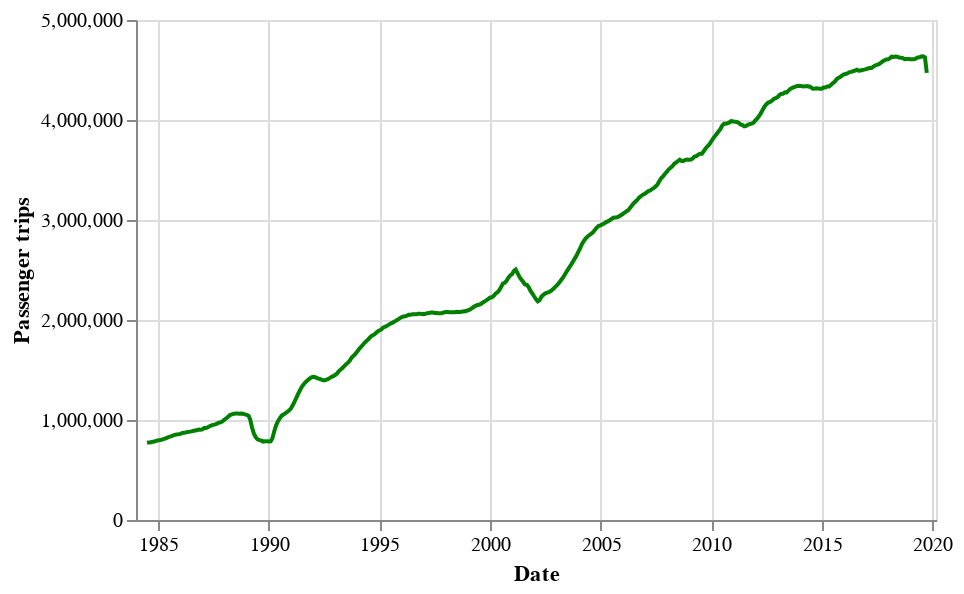

Source (notebook cell):
### Code cell
(alt.Chart(df)
    .mark_line(color = 'green')
    .encode(
        x = alt.X(
            'YearMonth:T',
            title = "Date"),
        y = alt.Y(
            'Passenger_Trips:Q',
            title = "Passenger trips"))
    .properties(
        width = 400,
        height = 250))

### Figure 1 — Vega-Lite specification as saved in the notebook (floating-point values rounded to 4 significant figures; data arrays with more than 128 entries replaced by an {"elided": "..."} marker saying what was removed)
{"config": {"view": {"continuousWidth": 400, "continuousHeight": 300}}, "data": {"name": "data-12ca6b197919fcc297a51b4deb044365"}, "mark": {"type": "line", "color": "green"}, "encoding": {"x": {"type": "temporal", "field": "YearMonth", "title": "Date"}, "y": {"type": "quantitative", "field": "Passenger_Trips", "title": "Passenger trips"}}, "height": 250, "width": 400, "$schema": "https://vega.github.io/schema/vega-lite/v4.8.1.json", "datasets": {"data-12ca6b197919fcc297a51b4deb044365": {"elided": "435 records"}}}
